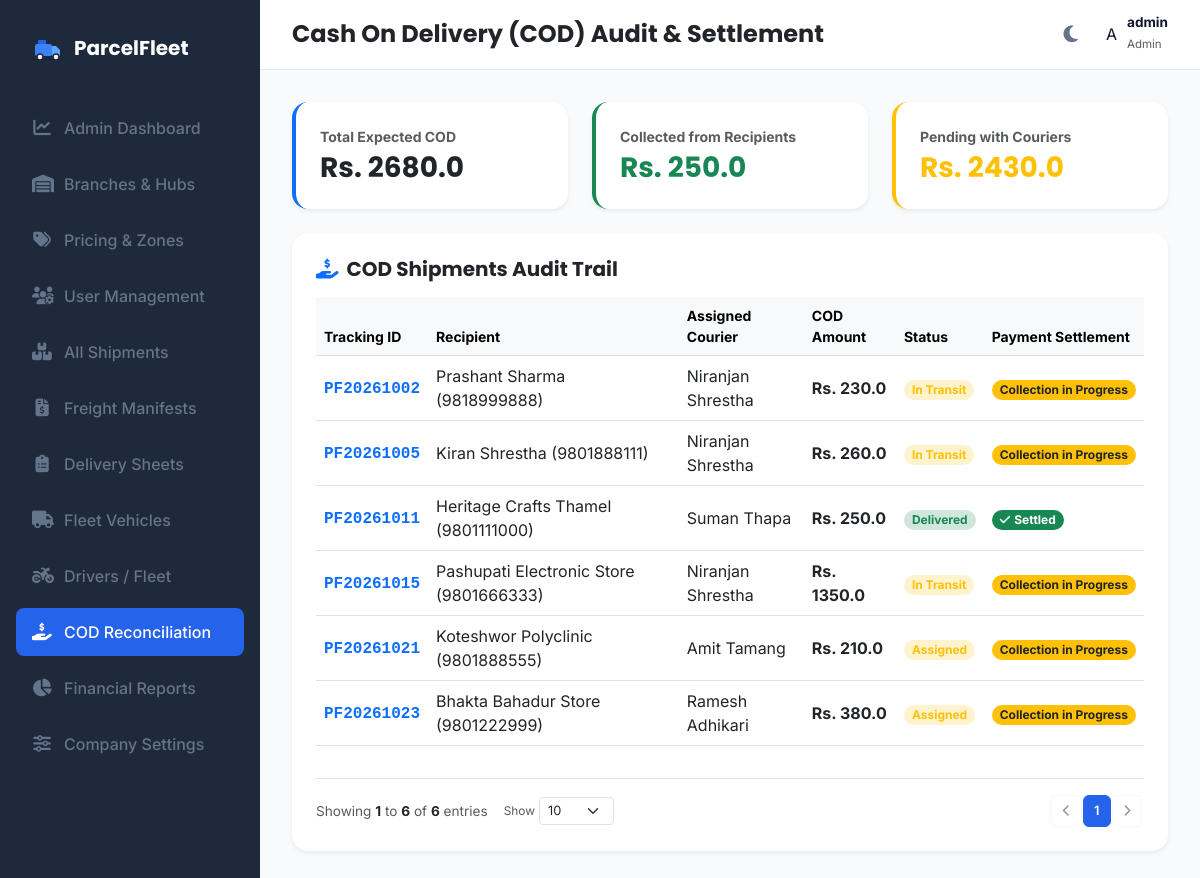
Before: /admin/cod-reconciliation (signed in) with the older database file.
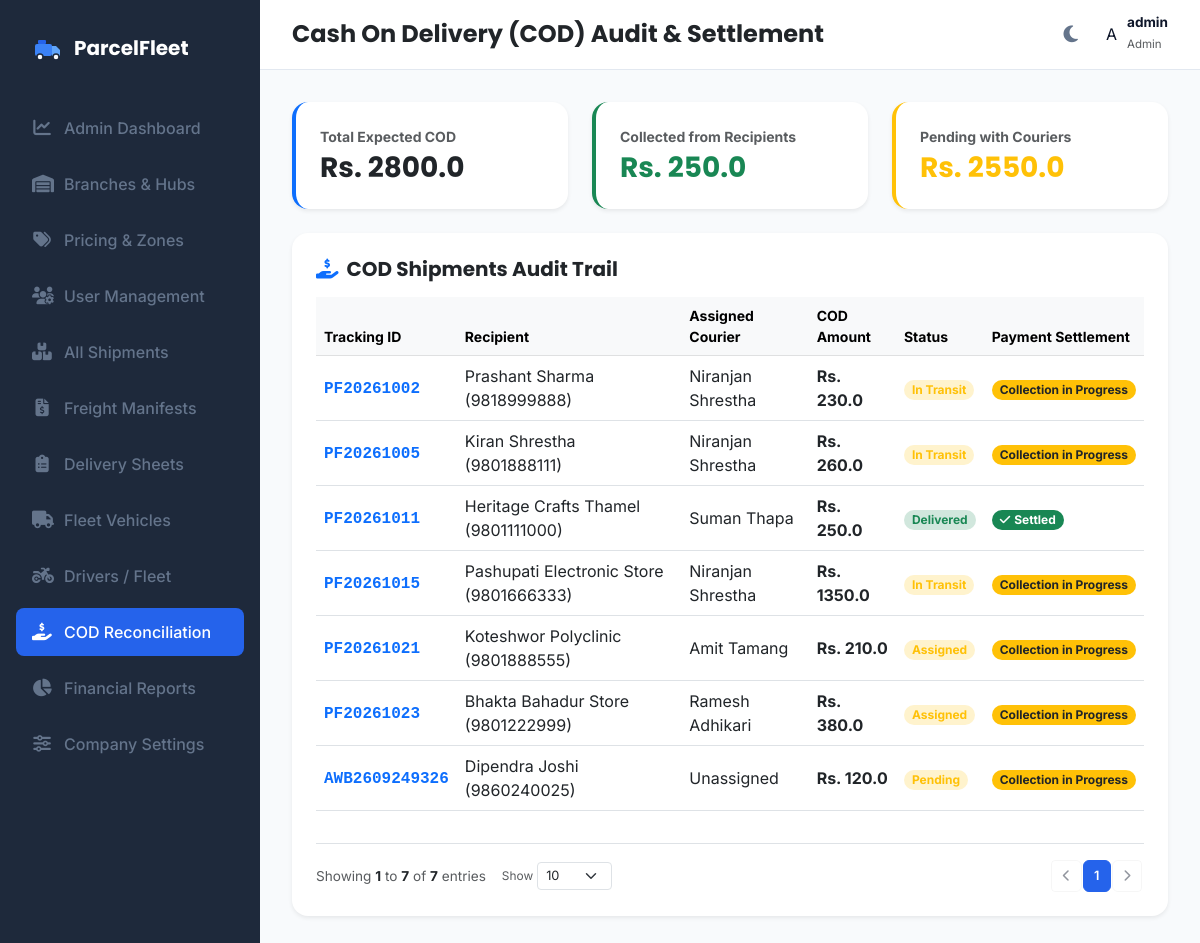
After: the same page with the newer database file.
### models.py (models this page shows, shortened)
class Parcel(db.Model):
    __tablename__ = 'parcels'
    id = db.Column(db.Integer, primary_key=True)
    tracking_id = db.Column(db.String(50), unique=True, nullable=False)
    sender_name = db.Column(db.String(100), nullable=False)
    sender_phone = db.Column(db.String(20), nullable=False)
    receiver_name = db.Column(db.String(100), nullable=False)
    receiver_phone = db.Column(db.String(20), nullable=False)
    pickup_address = db.Column(db.String(100), nullable=False)
    delivery_address = db.Column(db.String(100), nullable=False)
    pickup_hub = db.Column(db.String(100), nullable=True)
    delivery_hub = db.Column(db.String(100), nullable=True)
    pickup_latitude = db.Column(db.Float, nullable=False, default=27.7154)
    pickup_longitude = db.Column(db.Float, nullable=False, default=85.3123)
    delivery_latitude = db.Column(db.Float, nullable=False, default=27.6915)
    delivery_longitude = db.Column(db.Float, nullable=False, default=85.3331)
    parcel_type = db.Column(db.String(50), nullable=False)
    weight = db.Column(db.Float, nullable=False)
    length = db.Column(db.Float, nullable=False, default=10.0)
    width = db.Column(db.Float, nullable=False, default=10.0)
    height = db.Column(db.Float, nullable=False, default=10.0)
    status = db.Column(db.String(30), default='Pending')  # 'Pending', 'Assigned', 'Manifested', 'Picked Up', 'In Transit', 'Out For Delivery', 'Delivered', 'Failed Delivery', 'Returned', 'Cancelled'
    delivery_charge = db.Column(db.Float, nullable=False, default=0.0)
    payment_status = db.Column(db.String(20), default='Pending')  # 'Pending', 'Paid', 'COD'
    assigned_driver_id = db.Column(db.Integer, db.ForeignKey('drivers.id'), nullable=True)
    service_type = db.Column(db.String(50), nullable=False, default='Standard')  # 'Standard', 'Express', 'Air', 'Surface'
    cod_amount = db.Column(db.Float, default=0.0)
    customer_id = db.Column(db.Integer, db.ForeignKey('customer_profiles.id'), nullable=True)
    hub_id = db.Column(db.Integer, db.ForeignKey('hubs.id'), nullable=True)
    merchandise_id = db.Column(db.Integer, db.ForeignKey('merchandise.id'), nullable=True)
    manifest_id = db.Column(db.Integer, db.ForeignKey('manifests.id'), nullable=True)
    expected_delivery_date = db.Column(db.DateTime, nullable=True)
    pickup_image = db.Column(db.String(255), nullable=True)
    delivery_image = db.Column(db.String(255), nullable=True)
    delivery_attempts = db.Column(db.Integer, default=0)
    failed_reason = db.Column(db.String(255), nullable=True)
    special_tags = db.Column(db.String(255), nullable=True)
    created_at = db.Column(db.DateTime, default=datetime.utcnow)
    delivered_at = db.Column(db.DateTime, nullable=True)
    delivery_notes = db.Column(db.Text, nullable=True)
    customer_signature = db.Column(db.Text, nullable=True)
    manifest = db.relationship('Manifest', foreign_keys=[manifest_id])
    history = db.relationship('TrackingHistory', backref='parcel', cascade="all, delete-orphan", order_by="TrackingHistory.timestamp.asc()")
    notifications = db.relationship('NotificationLog', backref='parcel', cascade="all, delete-orphan", order_by="NotificationLog.timestamp.asc()")

class Driver(db.Model):
    __tablename__ = 'drivers'
    id = db.Column(db.Integer, primary_key=True)
    user_id = db.Column(db.Integer, db.ForeignKey('users.id'), nullable=True)
    name = db.Column(db.String(100), nullable=False)
    phone = db.Column(db.String(20), nullable=False, unique=True)
    email = db.Column(db.String(100), nullable=True, unique=True)
    vehicle_number = db.Column(db.String(50), nullable=False)  # Kept for backward compatibility
    availability = db.Column(db.String(20), default='Available')  # 'Available', 'On Delivery', 'Offline', 'On Break'
    latitude = db.Column(db.Float, nullable=False, default=27.7172)  # Default Kathmandu Coordinates
    longitude = db.Column(db.Float, nullable=False, default=85.3240)
    completed_deliveries = db.Column(db.Integer, default=0)
    average_delivery_time = db.Column(db.Float, default=0.0)  # In minutes
    employee_code = db.Column(db.String(50), unique=True, nullable=True)
    address = db.Column(db.String(255), nullable=True)
    license_number = db.Column(db.String(50), nullable=True)
    license_type = db.Column(db.String(50), default='Bike')  # 'Bike' (Category A), 'Van' (Category B), 'Pickup' (Category C), 'Truck' (Category D)
    license_expiry = db.Column(db.DateTime, nullable=True)
    joining_date = db.Column(db.DateTime, default=datetime.utcnow)
    assigned_vehicle_id = db.Column(db.Integer, db.ForeignKey('vehicles.id'), nullable=True)
    emergency_contact = db.Column(db.String(50), nullable=True)
    status = db.Column(db.String(30), default='Available')  # 'Available', 'Delivering', 'Off Duty', 'On Leave'
    hub_id = db.Column(db.Integer, db.ForeignKey('hubs.id'), nullable=True)
    rating = db.Column(db.Float, default=5.0)
    remarks = db.Column(db.Text, nullable=True)
    total_deliveries = db.Column(db.Integer, default=0)
    successful_deliveries = db.Column(db.Integer, default=0)
    failed_deliveries = db.Column(db.Integer, default=0)
    parcels = db.relationship('Parcel', backref='assigned_driver', foreign_keys="Parcel.assigned_driver_id")
    assignments = db.relationship('Assignment', backref='driver', cascade="all, delete-orphan")

### app.py (the view)
@app.route('/admin/cod-reconciliation')
@login_required
def cod_reconciliation():
    if current_user.role not in ['admin', 'hub_admin']:
        return redirect(url_for('index'))
    drivers = Driver.query.all()
    cod_parcels = Parcel.query.filter_by(payment_status='COD').all()
    total_cod = sum(p.delivery_charge for p in cod_parcels)
    collected_cod = sum(p.delivery_charge for p in cod_parcels if p.status == 'Delivered')
    pending_cod = total_cod - collected_cod
    return render_template(
        'cod_reconciliation.html',
        active_page='cod_reconciliation',
        drivers=drivers,
        cod_parcels=cod_parcels,
        total_cod=round(total_cod, 2),
        collected_cod=round(collected_cod, 2),
        pending_cod=round(pending_cod, 2)
    )

### app.py (called while the page is built)
@login_manager.user_loader
def load_user(user_id):
    return User.query.get(int(user_id))

### templates/cod_reconciliation.html (shortened to what this page needs)
{% extends "base.html" %}
{% block page_title %}Cash on Delivery (COD) Audit & Settlement{% endblock %}
{% block content %}
<div class="row g-4 mb-4">
    <div class="col-md-4">
        <div class="card border-0 shadow-sm rounded-4 p-4 bg-white border-start border-primary border-4">
            <span class="text-muted small uppercase fw-bold">Total Expected COD</span>
            <h3 class="fw-bold text-dark mt-1 mb-0">Rs. {{ total_cod }}</h3>
        </div>
    </div>
    <div class="col-md-4">
        <div class="card border-0 shadow-sm rounded-4 p-4 bg-white border-start border-success border-4">
            <span class="text-muted small uppercase fw-bold">Collected from Recipients</span>
            <h3 class="fw-bold text-success mt-1 mb-0">Rs. {{ collected_cod }}</h3>
        </div>
    </div>
    <div class="col-md-4">
        <div class="card border-0 shadow-sm rounded-4 p-4 bg-white border-start border-warning border-4">
            <span class="text-muted small uppercase fw-bold">Pending with Couriers</span>
            <h3 class="fw-bold text-warning mt-1 mb-0">Rs. {{ pending_cod }}</h3>
        </div>
    </div>
</div>
<div class="card border-0 shadow-sm rounded-4 bg-white p-4">
    <h5 class="fw-bold text-dark mb-3"><i class="fas fa-hand-holding-dollar text-primary me-2"></i>COD Shipments Audit Trail</h5>
    <div class="table-responsive">
        <table class="table table-hover align-middle">
            <thead class="table-light">
                <tr class="small text-muted">
                    <th>Tracking ID</th>
                    <th>Recipient</th>
                    <th>Assigned Courier</th>
                    <th>COD Amount</th>
                    <th>Status</th>
                    <th>Payment Settlement</th>
                </tr>
            </thead>
            <tbody>
                {% for p in cod_parcels %}
                <tr>
                    <td><strong class="text-primary font-monospace">{{ p.tracking_id }}</strong></td>
                    <td>{{ p.receiver_name }} ({{ p.receiver_phone }})</td>
                    <td>{{ p.assigned_driver.name if p.assigned_driver else 'Unassigned' }}</td>
                    <td><strong>Rs. {{ p.delivery_charge }}</strong></td>
                    <td>
                        <span class="badge bg-{% if p.status == 'Delivered' %}success{% else %}warning{% endif %}-subtle text-{% if p.status == 'Delivered' %}success{% else %}warning{% endif %} rounded-pill px-2 py-1">
                            {{ p.status }}
                        </span>
                    </td>
                    <td>
                        {% if p.status == 'Delivered' %}
                        <span class="badge bg-success text-white rounded-pill px-2 py-1"><i class="fas fa-check me-1"></i>Settled</span>
                        {% else %}
                        <span class="badge bg-warning text-dark rounded-pill px-2 py-1">Collection in Progress</span>
                        {% endif %}
                    </td>
                </tr>
                {% endfor %}
            </tbody>
        </table>
    </div>
</div>
{% endblock %}

Changed rows visible on the page:
added Parcel: tracking_id "AWB2609249326", receiver_name "Dipendra Joshi", receiver_phone "9860240025", assigned_driver "Unassigned", delivery_charge "120.0", status "Pending", shows "Collection in Progress"
Other visible differences:
{{ total_cod }}: "2680.0" → "2800.0"
{{ pending_cod }}: "2430.0" → "2550.0"
text written by a page script: "Showing 1 to 6 of 6 entries Show 1" → "Showing 1 to 7 of 7 entries Show 1"
